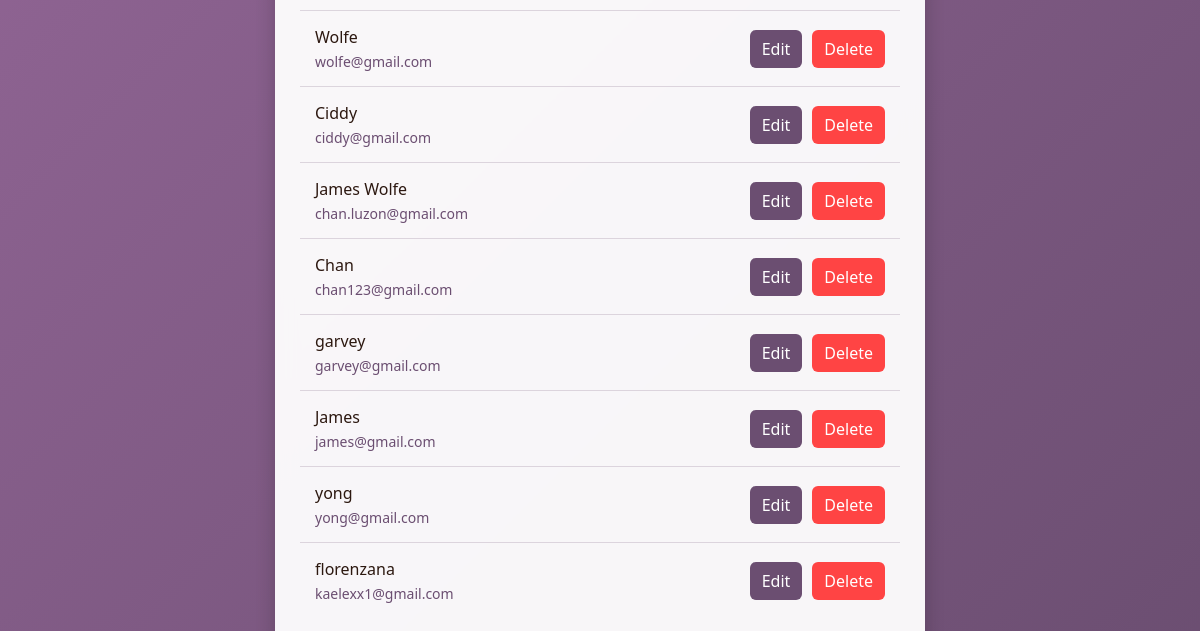
/tracker/users/ (lower part), run on an earlier commit of the app's database.
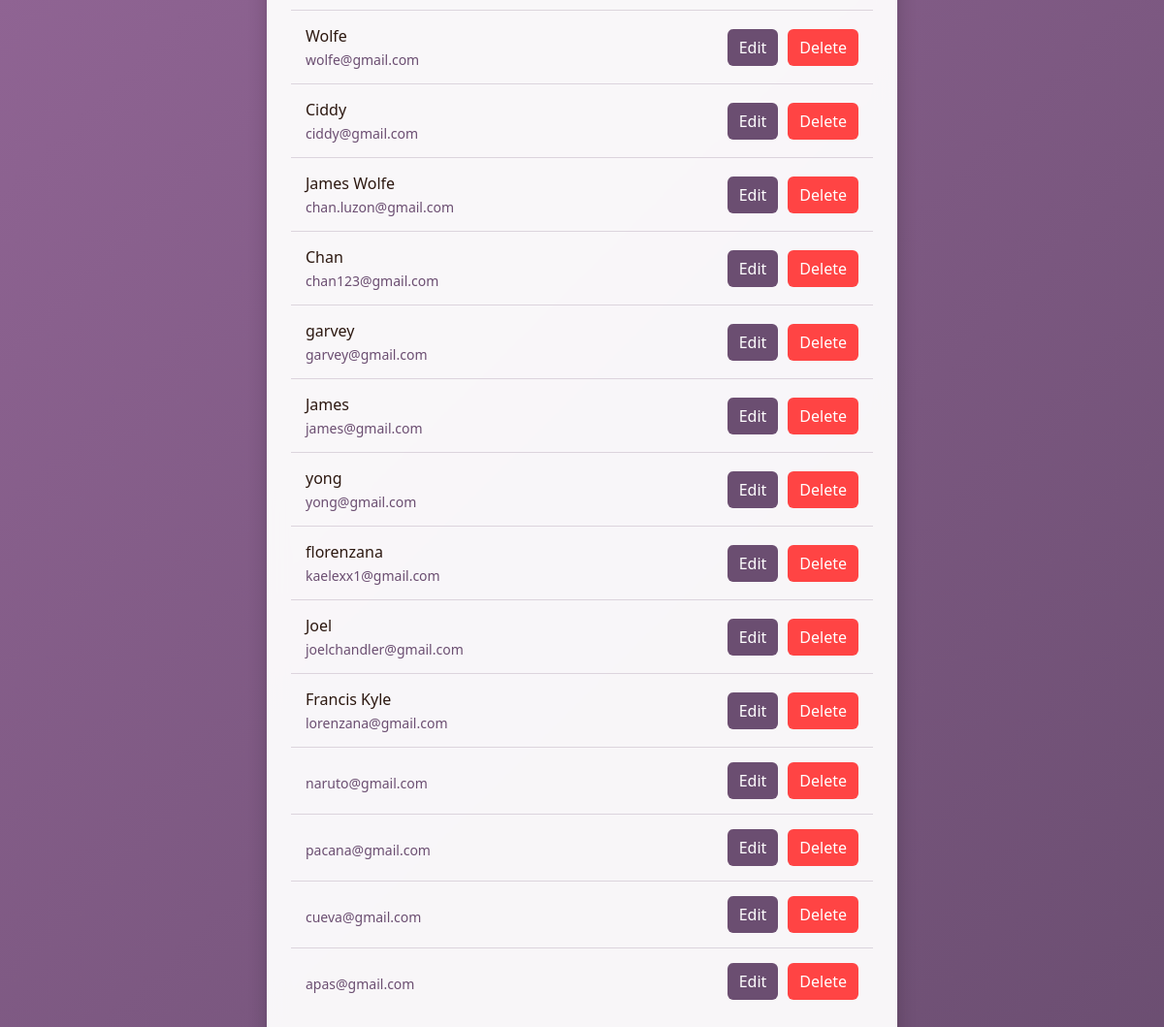
And on a later commit of the database.
### tracker/models.py (models this page shows, shortened)
class User(AbstractBaseUser):
    userID = models.AutoField(primary_key=True)  # Explicitly define the primary key
    email = models.EmailField(unique=True)
    first_name = models.CharField(max_length=30, blank=True)
    last_name = models.CharField(max_length=30, blank=True)
    name = models.CharField(max_length=100, blank=True)
    preferredWakeTime = models.TimeField(null=True, blank=True)
    wake_time = models.TimeField(null=True, blank=True)
    sleepGoals = models.TextField(blank=True)
    is_active = models.BooleanField(default=True)
    is_staff = models.BooleanField(default=False)
    objects = UserManager()
    USERNAME_FIELD = 'email'
    REQUIRED_FIELDS = ['first_name', 'last_name']

### tracker/views.py (the view)
# urls.py: path('users/', views.user_list, name='user_list'),
def user_list(request):
    users = User.objects.all()
    return render(request, 'tracker/user_list.html', {'users': users})

### tracker/templates/tracker/user_list.html (shortened to what this page needs)
<!DOCTYPE html>
<html lang="en">
<head>
</head>
<body>
    <div class="container">
        <ul>
            {% for user in users %}
            <li>
                <div class="user-info">
                    <span class="user-name">{{ user.name }}</span>
                    <span class="user-email">{{ user.email }}</span>
                </div>
                <div class="actions">
                    <a href="{% url 'user_update' user.pk %}" class="edit-btn">Edit</a>
                    <a href="{% url 'user_delete' user.pk %}" class="delete-btn">Delete</a>
                </div>
            </li>
            {% empty %}
            <li style="text-align: center; color: #6b4e71;">No users found.</li>
            {% endfor %}
        </ul>
    </div>
</body>
</html>

### tracker/templates/tracker/user_list.html (style rules this page uses)
body { font-family: 'Segoe UI', sans-serif; margin: 0; min-height: 100vh; background: linear-gradient(135deg, #9b6b9e 0%, #6b4e71 100%); display: flex; align-items: center; justify-content: center; padding: 20px; color: #2c1810; }
.container { width: 100%; max-width: 600px; background: rgba(255, 255, 255, 0.95); padding: 25px; border-radius: 15px; box-shadow: 0 4px 20px rgba(0, 0, 0, 0.2); backdrop-filter: blur(10px); }
ul { list-style-type: none; padding: 0; margin: 20px 0; }
li { padding: 15px; border-bottom: 1px solid rgba(107, 78, 113, 0.2); display: flex; justify-content: space-between; align-items: center; }
li:last-child { border-bottom: none; }
.user-info { display: flex; flex-direction: column; gap: 4px; }
.user-name { font-size: 16px; color: #2c1810; font-weight: 500; }
.user-email { font-size: 14px; color: #6b4e71; }
.actions { display: flex; gap: 10px; }
.edit-btn, .delete-btn { padding: 8px 12px; border-radius: 6px; text-decoration: none; transition: all 0.3s ease; }
.edit-btn { background-color: #6b4e71; color: white; }
.delete-btn { background-color: #ff4444; color: white; }

What changed in the data, as far as the page shows it:
added User: name "Joel", email "joelchandler@gmail.com"
added User: name "Francis Kyle", email "lorenzana@gmail.com"
added User: email "naruto@gmail.com"
added User: email "pacana@gmail.com"
added User: email "cueva@gmail.com"
added User: email "apas@gmail.com"
